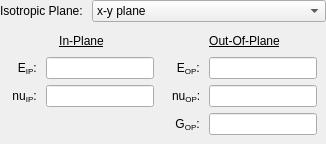
              <widget class="QWidget" name="TransverselyIsotropic">
               <layout class="QVBoxLayout" name="verticalLayout_23">
                <property name="spacing">
                 <number>0</number>
                </property>
                <property name="leftMargin">
                 <number>0</number>
                </property>
                <property name="topMargin">
                 <number>0</number>
                </property>
                <property name="rightMargin">
                 <number>0</number>
                </property>
                <property name="bottomMargin">
                 <number>0</number>
                </property>
                <item alignment="Qt::AlignTop">
                 <widget class="QFrame" name="IsotropicPlane">
                  <property name="frameShape">
                   <enum>QFrame::NoFrame</enum>
                  </property>
                  <property name="frameShadow">
                   <enum>QFrame::Raised</enum>
                  </property>
                  <layout class="QFormLayout" name="formLayout_2">
                   <property name="leftMargin">
                    <number>0</number>
                   </property>
                   <property name="topMargin">
                    <number>0</number>
                   </property>
                   <property name="rightMargin">
                    <number>0</number>
                   </property>
                   <property name="bottomMargin">
                    <number>0</number>
                   </property>
                   <item row="1" column="0">
                    <widget class="QLabel" name="LIsotropicPlane">
                     <property name="text">
                      <string>&lt;html&gt;&lt;head/&gt;&lt;body&gt;&lt;p align=&quot;right&quot;&gt;Isotropic Plane: &lt;/p&gt;&lt;/body&gt;&lt;/html&gt;</string>
                     </property>
                    </widget>
                   </item>
                   <item row="1" column="1">
                    <widget class="QComboBox" name="INIsotropicPlane">
                     <item>
                      <property name="text">
                       <string>x-y plane</string>
                      </property>
                     </item>
                     <item>
                      <property name="text">
                       <string>x-z plane</string>
                      </property>
                     </item>
                     <item>
                      <property name="text">
                       <string>y-z plane</string>
                      </property>
                     </item>
                    </widget>
                   </item>
                  </layout>
                 </widget>
                </item>
                <item>
                 <widget class="QFrame" name="TransverslyIsotropicMat">
                  <property name="frameShape">
                   <enum>QFrame::NoFrame</enum>
                  </property>
                  <property name="frameShadow">
                   <enum>QFrame::Raised</enum>
                  </property>
                  <layout class="QHBoxLayout" name="horizontalLayout_6">
                   <property name="spacing">
                    <number>0</number>
                   </property>
                   <property name="leftMargin">
                    <number>0</number>
                   </property>
                   <property name="topMargin">
                    <number>0</number>
                   </property>
                   <property name="rightMargin">
                    <number>0</number>
                   </property>
                   <property name="bottomMargin">
                    <number>0</number>
                   </property>
                   <item alignment="Qt::AlignTop">
                    <widget class="QFrame" name="TransverseInPlane">
                     <property name="frameShape">
                      <enum>QFrame::NoFrame</enum>
                     </property>
                     <property name="frameShadow">
                      <enum>QFrame::Raised</enum>
                     </property>
                     <layout class="QVBoxLayout" name="verticalLayout_25">
                      <property name="spacing">
                       <number>0</number>
                      </property>
                      <property name="leftMargin">
                       <number>0</number>
                      </property>
                      <property name="topMargin">
                       <number>12</number>
                      </property>
                      <property name="rightMargin">
                       <number>0</number>
                      </property>
                      <property name="bottomMargin">
                       <number>0</number>
                      </property>
                      <item>
                       <widget class="QLabel" name="LInPlane">
                        <property name="text">
                         <string>&lt;html&gt;&lt;head/&gt;&lt;body&gt;&lt;p align=&quot;center&quot;&gt;&lt;span style=&quot; text-decoration: underline;&quot;&gt;In-Plane&lt;/span&gt;&lt;/p&gt;&lt;/body&gt;&lt;/html&gt;</string>
                        </property>
                       </widget>
                      </item>
                      <item>
                       <widget class="QFrame" name="TransverseInPlaneMat">
                        <property name="frameShape">
                         <enum>QFrame::NoFrame</enum>
                        </property>
                        <property name="frameShadow">
                         <enum>QFrame::Raised</enum>
                        </property>
                        <layout class="QFormLayout" name="formLayout_7">
                         <item row="0" column="0">
                          <widget class="QLabel" name="LEip">
                           <property name="minimumSize">
                            <size>
                             <width>31</width>
                             <height>0</height>
                            </size>
                           </property>
                           <property name="text">
                            <string>&lt;html&gt;&lt;head/&gt;&lt;body&gt;&lt;p align=&quot;right&quot;&gt;E&lt;span style=&quot; vertical-align:sub;&quot;&gt;IP&lt;/span&gt;: &lt;/p&gt;&lt;/body&gt;&lt;/html&gt;</string>
                           </property>
                          </widget>
                         </item>
                         <item row="0" column="1">
                          <widget class="QLineEdit" name="INEip"/>
                         </item>
                         <item row="1" column="0">
                          <widget class="QLabel" name="LNUip">
                           <property name="minimumSize">
                            <size>
                             <width>31</width>
                             <height>0</height>
                            </size>
                           </property>
                           <property name="text">
                            <string>&lt;html&gt;&lt;head/&gt;&lt;body&gt;&lt;p align=&quot;right&quot;&gt;nu&lt;span style=&quot; vertical-align:sub;&quot;&gt;IP&lt;/span&gt;: &lt;/p&gt;&lt;/body&gt;&lt;/html&gt;</string>
                           </property>
                          </widget>
                         </item>
                         <item row="1" column="1">
                          <widget class="QLineEdit" name="INNUip"/>
                         </item>
                        </layout>
                       </widget>
                      </item>
                     </layout>
                    </widget>
                   </item>
                   <item>
                    <widget class="QFrame" name="TransverseOutOfPlane">
                     <property name="frameShape">
                      <enum>QFrame::NoFrame</enum>
                     </property>
                     <property name="frameShadow">
                      <enum>QFrame::Raised</enum>
                     </property>
                     <layout class="QVBoxLayout" name="verticalLayout_24">
                      <property name="spacing">
                       <number>0</number>
                      </property>
                      <property name="leftMargin">
                       <number>0</number>
                      </property>
                      <property name="topMargin">
                       <number>12</number>
                      </property>
                      <property name="rightMargin">
                       <number>0</number>
                      </property>
                      <property name="bottomMargin">
                       <number>0</number>
                      </property>
                      <item>
                       <widget class="QLabel" name="LOutOfPlane">
                        <property name="text">
                         <string>&lt;html&gt;&lt;head/&gt;&lt;body&gt;&lt;p align=&quot;center&quot;&gt;&lt;span style=&quot; text-decoration: underline;&quot;&gt;Out-Of-Plane&lt;/span&gt;&lt;/p&gt;&lt;/body&gt;&lt;/html&gt;</string>
                        </property>
                       </widget>
                      </item>
                      <item>
                       <widget class="QFrame" name="TransverseOutOfPlaneMat">
                        <property name="frameShape">
                         <enum>QFrame::NoFrame</enum>
                        </property>
                        <property name="frameShadow">
                         <enum>QFrame::Raised</enum>
                        </property>
                        <layout class="QFormLayout" name="formLayout_8">
                         <item row="0" column="0">
                          <widget class="QLabel" name="LEop">
                           <property name="minimumSize">
                            <size>
                             <width>31</width>
                             <height>0</height>
                            </size>
                           </property>
                           <property name="maximumSize">
                            <size>
                             <width>31</width>
                             <height>16777215</height>
                            </size>
                           </property>
                           <property name="text">
                            <string>&lt;html&gt;&lt;head/&gt;&lt;body&gt;&lt;p align=&quot;right&quot;&gt;E&lt;span style=&quot; vertical-align:sub;&quot;&gt;OP&lt;/span&gt;: &lt;/p&gt;&lt;/body&gt;&lt;/html&gt;</string>
                           </property>
                          </widget>
                         </item>
                         <item row="0" column="1">
                          <widget class="QLineEdit" name="INEop">
                           <property name="minimumSize">
                            <size>
                             <width>0</width>
                             <height>0</height>
                            </size>
                           </property>
                          </widget>
                         </item>
                         <item row="1" column="0">
                          <widget class="QLabel" name="LNUop">
                           <property name="minimumSize">
                            <size>
                             <width>31</width>
                             <height>0</height>
                            </size>
                           </property>
                           <property name="maximumSize">
                            <size>
                             <width>31</width>
                             <height>16777215</height>
                            </size>
                           </property>
                           <property name="text">
                            <string>&lt;html&gt;&lt;head/&gt;&lt;body&gt;&lt;p align=&quot;right&quot;&gt;nu&lt;span style=&quot; vertical-align:sub;&quot;&gt;OP&lt;/span&gt;: &lt;/p&gt;&lt;/body&gt;&lt;/html&gt;</string>
                           </property>
                          </widget>
                         </item>
                         <item row="1" column="1">
                          <widget class="QLineEdit" name="INNUop"/>
                         </item>
                         <item row="2" column="0">
                          <widget class="QLabel" name="LGop">
                           <property name="minimumSize">
                            <size>
                             <width>31</width>
                             <height>0</height>
                            </size>
                           </property>
                           <property name="maximumSize">
                            <size>
                             <width>31</width>
                             <height>16777215</height>
                            </size>
                           </property>
                           <property name="text">
                            <string>&lt;html&gt;&lt;head/&gt;&lt;body&gt;&lt;p align=&quot;right&quot;&gt;G&lt;span style=&quot; vertical-align:sub;&quot;&gt;OP&lt;/span&gt;: &lt;/p&gt;&lt;/body&gt;&lt;/html&gt;</string>
                           </property>
                          </widget>
                         </item>
                         <item row="2" column="1">
                          <widget class="QLineEdit" name="INGop"/>
                         </item>
                        </layout>
                       </widget>
                      </item>
                     </layout>
                    </widget>
                   </item>
                  </layout>
                 </widget>
                </item>
               </layout>
              </widget>
